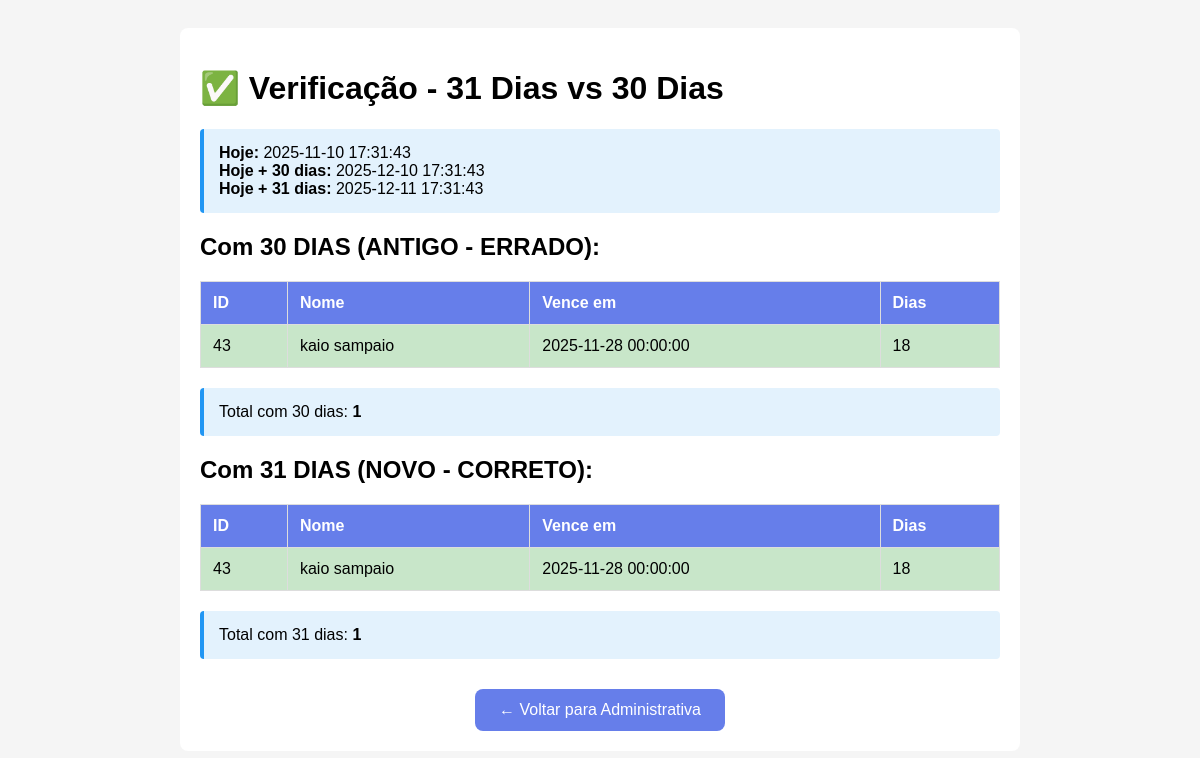
Screenshot of /verificacao-31-dias.php with the database file from the repository.
### tables this page shows
CREATE TABLE `usuarios` (
  `id` int(11) NOT NULL,
  `nome` varchar(100) NOT NULL,
  `email` varchar(100) NOT NULL,
  `senha` varchar(100) NOT NULL,
  `telefone` varchar(45) NOT NULL,
  `genero` varchar(45) NOT NULL,
  `token_recuperacao` varchar(255) NOT NULL,
  `token_expira` datetime NOT NULL,
  `data_cadastro` datetime DEFAULT NULL,
  `status_assinatura` enum('ativa','expirada','trial') DEFAULT 'trial',
  `data_inicio_assinatura` datetime DEFAULT NULL,
  `data_fim_assinatura` datetime DEFAULT NULL,
  `id_plano` int(11) DEFAULT 1,
  `tipo_ciclo` enum('mensal','anual') DEFAULT 'mensal',
  `cartao_salvo` tinyint(1) DEFAULT 0,
  `token_cartao` varchar(255) DEFAULT NULL,
  `ultimos_4_digitos` varchar(4) DEFAULT NULL,
  `bandeira_cartao` varchar(50) DEFAULT NULL,
  `mercadopago_customer_id` varchar(255) DEFAULT NULL,
  `data_renovacao_automatica` datetime DEFAULT NULL,
  `renovacao_ativa` tinyint(1) DEFAULT 1,
  `plano` varchar(50) DEFAULT 'Gratuito',
  `tipo_pagamento` enum('pago','bonus') DEFAULT 'pago'
);

### verificacao-31-dias.php (the view, shortened to what this page needs)
<?php
require_once 'carregar_sessao.php';
$result = $conexao->query("SELECT NOW() as agora, DATE_ADD(NOW(), INTERVAL 30 DAY) as dia_30, DATE_ADD(NOW(), INTERVAL 31 DAY) as dia_31");
$datas = $result->fetch_assoc();
?>
<!DOCTYPE html>
<html lang="pt-br">
<head>
</head>
<body>
    <div class="container">
        <h1>✅ Verificação - 31 Dias vs 30 Dias</h1>
        <div class="box">
            <strong>Hoje:</strong> <?php echo $datas['agora']; ?><br>
            <strong>Hoje + 30 dias:</strong> <?php echo $datas['dia_30']; ?><br>
            <strong>Hoje + 31 dias:</strong> <?php echo $datas['dia_31']; ?>
        </div>
        <h2>Com 30 DIAS (ANTIGO - ERRADO):</h2>
        <?php
        $result = $conexao->query("
            SELECT
                u.id,
                u.nome,
                u.data_fim_assinatura,
                DATEDIFF(u.data_fim_assinatura, NOW()) as dias
            FROM usuarios u
            WHERE u.data_fim_assinatura IS NOT NULL
            AND u.id_plano IS NOT NULL
            AND u.data_fim_assinatura > NOW()
            AND u.data_fim_assinatura <= DATE_ADD(NOW(), INTERVAL 30 DAY)
        ");
        echo '<table><tr><th>ID</th><th>Nome</th><th>Vence em</th><th>Dias</th></tr>';
        $count_30 = 0;
        while ($row = $result->fetch_assoc()) {
            $count_30++;
            echo '<tr class="mensal"><td>' . $row['id'] . '</td><td>' . $row['nome'] . '</td><td>' . $row['data_fim_assinatura'] . '</td><td>' . $row['dias'] . '</td></tr>';
        }
        echo '</table>';
        echo '<div class="box">Total com 30 dias: <strong>' . $count_30 . '</strong></div>';
        ?>
        <h2>Com 31 DIAS (NOVO - CORRETO):</h2>
        <?php
        $result = $conexao->query("
            SELECT
                u.id,
                u.nome,
                u.data_fim_assinatura,
                DATEDIFF(u.data_fim_assinatura, NOW()) as dias
            FROM usuarios u
            WHERE u.data_fim_assinatura IS NOT NULL
            AND u.id_plano IS NOT NULL
            AND u.data_fim_assinatura > NOW()
            AND u.data_fim_assinatura <= DATE_ADD(NOW(), INTERVAL 31 DAY)
        ");
        echo '<table><tr><th>ID</th><th>Nome</th><th>Vence em</th><th>Dias</th></tr>';
        $count_31 = 0;
        while ($row = $result->fetch_assoc()) {
            $count_31++;
            echo '<tr class="mensal"><td>' . $row['id'] . '</td><td>' . $row['nome'] . '</td><td>' . $row['data_fim_assinatura'] . '</td><td>' . $row['dias'] . '</td></tr>';
        }
        echo '</table>';
        echo '<div class="box">Total com 31 dias: <strong>' . $count_31 . '</strong></div>';
        ?>
        <div style="text-align: center; margin-top: 30px;">
            <a href="administrativa.php" style="display: inline-block; padding: 12px 24px; background: #667eea; color: white; text-decoration: none; border-radius: 8px;">
                ← Voltar para Administrativa
            </a>
        </div>
    </div>
</body>
</html>

### verificacao-31-dias.php (style rules this page uses)
body { font-family: Arial, sans-serif; background: #f5f5f5; padding: 20px; }
.container { max-width: 800px; margin: 0 auto; background: white; padding: 20px; border-radius: 8px; }
.box { background: #e3f2fd; padding: 15px; margin: 15px 0; border-radius: 4px; border-left: 4px solid #2196F3; }
table { width: 100%; border-collapse: collapse; margin: 20px 0; }
th, td { padding: 12px; text-align: left; border: 1px solid #ddd; }
th { background: #667eea; color: white; }
.mensal { background: #c8e6c9; }

### rows the page displays
usuarios: id "43", nome "kaio sampaio", data_fim_assinatura "2025-11-28 00:00:00", dias "18"

### other values shown
$datas['agora'] "2025-11-10 17:31:43"
$datas['dia_30'] "2025-12-10 17:31:43"
$datas['dia_31'] "2025-12-11 17:31:43"
$count_30 "1"
$count_31 "1"
